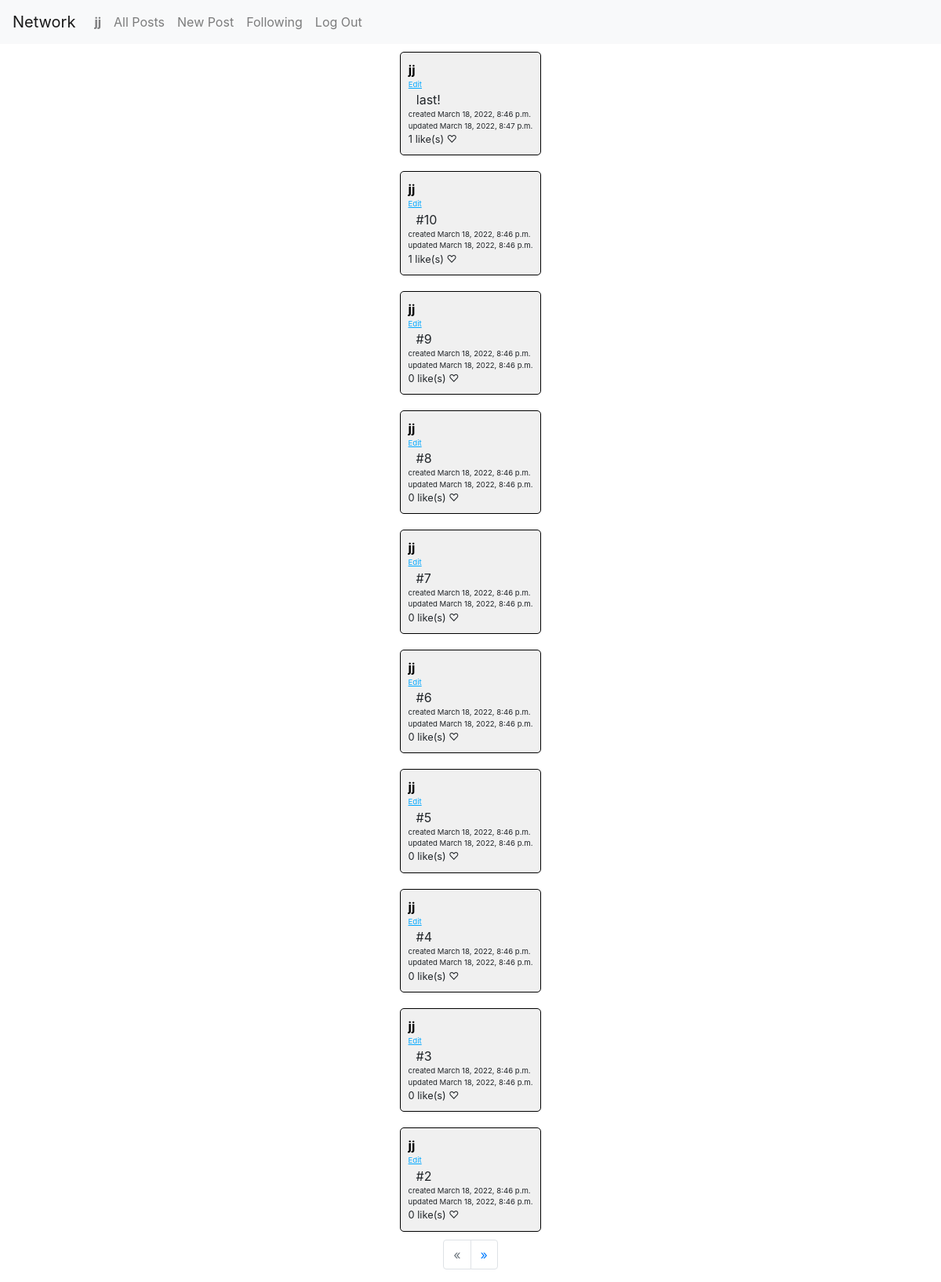
The app's page / (signed in) with its own data.
### network/models.py (models this page shows, shortened)
class User(AbstractUser):
    liked_posts = models.ManyToManyField(
        "Post", related_name="liked", blank=True)
    followed_users = models.ManyToManyField(
        "self", related_name="users_following", blank=True, symmetrical=False)

class Post(models.Model):
    user = models.ForeignKey(
        User, on_delete=models.CASCADE, related_name="posts")
    content = models.TextField()
    created_at = models.DateTimeField(auto_now_add=True)
    updated_at = models.DateTimeField(auto_now=True)

### network/views.py (the view)
# urls.py: path("", views.index, name="index"),
def index(request):
    page = request.GET.get("page", 1)
    posts = Post.objects.order_by("-created_at")
    paginator = Paginator(posts, 10)
    page_obj = paginator.get_page(page)
    return render(request, "network/index.html", {
        "page_obj": page_obj
    })

### network/templatetags/helpers.py (called while the page is built)
@register.filter
def all(queryset):
    return queryset.all()

### network/templates/network/index.html
{% extends "network/layout.html" %}
{% load helpers %}
{% block body %}
    {% for post in page_obj.object_list %}
      {% include "post.html" with post=post %}
    {% endfor %}
    <ul class="pagination">
      {% if not page_obj.has_previous %}
        <li class="page-item disabled" tabindex="-1" aria-disabled="true">
          <span class="page-link">&laquo;</span>
        </li>
      {% else %}
        <li class="page-item">
          <a class="page-link" href="?page={{ page_obj.previous_page_number }}">&laquo;</a>
        </li>
      {% endif %}
      {% if not page_obj.has_next %}
        <li class="page-item disabled" tabindex="-1" aria-disabled="true">
          <span class="page-link">&raquo;</span>
        </li>
      {% else %}
        <li class="page-item">
          <a class="page-link" href="?page={{ page_obj.next_page_number }}">&raquo;</a>
        </li>
      {% endif %}
    </ul>
{% endblock %}

### network/templates/network/layout.html (shortened to what this page needs)
{% load static %}
<!DOCTYPE html>
<html lang="en">
    <head>
        <link rel="stylesheet" href="https://stackpath.bootstrapcdn.com/bootstrap/4.4.1/css/bootstrap.min.css">
        <link href="{% static 'network/styles.css' %}" rel="stylesheet">
    </head>
    <body>
        <nav class="navbar navbar-expand-lg navbar-light bg-light">
            <a class="navbar-brand" href="#">Network</a>
            <div>
              <ul class="navbar-nav mr-auto">
                {% if user.is_authenticated %}
                    <li class="nav-item">
                        <a class="nav-link" href="{% url 'profile' user.id %}"><strong>{{ user.username }}</strong></a>
                    </li>
                {% endif %}
                <li class="nav-item">
                  <a class="nav-link" href="{% url 'index' %}">All Posts</a>
                </li>
                {% if user.is_authenticated %}
                    <li class="nav-item">
                      <a class="nav-link" href="{% url 'new-post' %}">New Post</a>
                    </li>
                    <li class="nav-item">
                        <a class="nav-link" href="{% url 'following' %}">Following</a>
                    </li>
                    <li class="nav-item">
                        <a class="nav-link" href="{% url 'logout' %}">Log Out</a>
                    </li>
                {% endif %}
              </ul>
            </div>
          </nav>
        <div class="body">
            {% block body %}
            {% endblock %}
        </div>
    </body>
</html>

### network/templates/post.html
{% load helpers %}
<div class="post" id="post-{{ post.id }}" data-post-id="{{ post.id }}">
    <a href="{% url 'profile' post.user.id %}" class="post-author">{{ post.user }}</a>
    {% if request.user == post.user %}
      <span class="post-edit">Edit</span>
    {% endif %}
    <span class="post-content">{{ post.content }}</span>
    <span class="post-created-at">created {{ post.created_at }}</span>
    <span class="post-updated-at">updated {{ post.updated_at }}</span>
    <div class="post-likes-container">
      <span class="post-likes">{{ post.liked|all|length }} like(s)</span>
      {% if post in request.user.liked_posts|all %}
        <span class="post-like post-liked">♥</span>
      {% else %}
        <span class="post-like">♡</span>
      {% endif %}
    </div>
</div>

### network/static/network/styles.css (style rules this page uses)
.body { display: flex; flex-direction: column; align-items: center; justify-content: center; }
.post-author { font-weight: bolder; display: block; }
.post-content { display: block; padding-left: 10px; }
.post-created-at, .post-updated-at { display: block; font-size: 0.6em; }
.post-likes-container { display: block; font-size: 0.8em; }
.post-edit { display: block; font-size: 0.6em; color: #00a8ff; text-decoration: underline; cursor: pointer; }
.post { margin: 10px; padding: 10px; border: 1px solid black; border-radius: 5px; background-color: #f0f0f0; }
.post-author { color: black; }
.post-like { cursor: pointer; }

### records on screen
User: username "jj"
Post: user "jj", shows "Edit", content "last!", created_at "March 18, 2022, 8:46 p.m.", updated_at "March 18, 2022, 8:47 p.m.", liked|all "1"
Post: user "jj", shows "Edit", content "#10", created_at "March 18, 2022, 8:46 p.m.", updated_at "March 18, 2022, 8:46 p.m.", liked|all "1"
Post: user "jj", shows "Edit", content "#9", created_at "March 18, 2022, 8:46 p.m.", updated_at "March 18, 2022, 8:46 p.m.", liked|all "0"
Post: user "jj", shows "Edit", content "#8", created_at "March 18, 2022, 8:46 p.m.", updated_at "March 18, 2022, 8:46 p.m.", liked|all "0"
Post: user "jj", shows "Edit", content "#7", created_at "March 18, 2022, 8:46 p.m.", updated_at "March 18, 2022, 8:46 p.m.", liked|all "0"
Post: user "jj", shows "Edit", content "#6", created_at "March 18, 2022, 8:46 p.m.", updated_at "March 18, 2022, 8:46 p.m.", liked|all "0"
Post: user "jj", shows "Edit", content "#5", created_at "March 18, 2022, 8:46 p.m.", updated_at "March 18, 2022, 8:46 p.m.", liked|all "0"
Post: user "jj", shows "Edit", content "#4", created_at "March 18, 2022, 8:46 p.m.", updated_at "March 18, 2022, 8:46 p.m.", liked|all "0"
Post: user "jj", shows "Edit", content "#3", created_at "March 18, 2022, 8:46 p.m.", updated_at "March 18, 2022, 8:46 p.m.", liked|all "0"
Post: user "jj", shows "Edit", content "#2", created_at "March 18, 2022, 8:46 p.m.", updated_at "March 18, 2022, 8:46 p.m.", liked|all "0"
